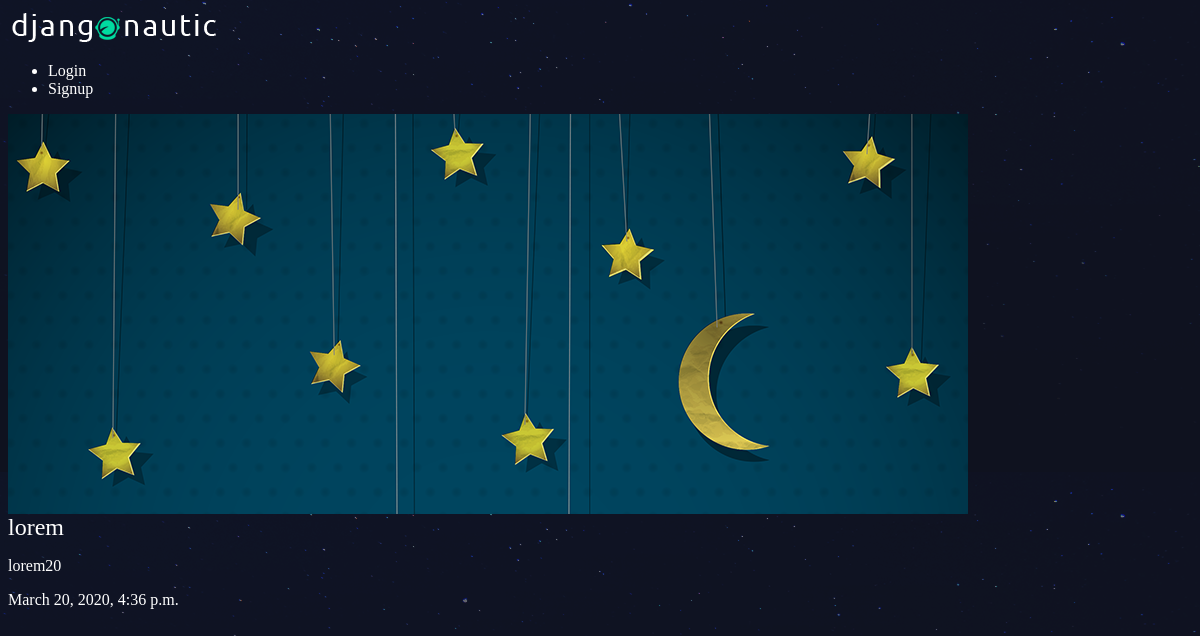
Page /articles/lorem-1/ on the committed database.
### articles/models.py (models this page shows, shortened)
class Article(models.Model):
    title = models.CharField(max_length=100)
    slug = models.SlugField()
    body = models.TextField()
    date = models.DateTimeField(auto_now=True)
    thumb = models.ImageField(default='default.png', blank=True)
    author = models.ForeignKey(User, on_delete=models.CASCADE, default=None)

### articles/views.py (the view)
# urls.py: url('^(?P<slug>[\w-]+)/$', views.article_detail, name="detail"),
def article_detail(request, slug):
    article = Article.objects.get(slug=slug)
    return render(request, 'articles/article_detail.html', {'article': article})

### articles/templates/articles/article_detail.html
{% extends 'base_layout.html'%}
{% block content%}
<div class="article_detail">
    <div class="article">
        <img src="{{ article.thumb.url }}">
        <h2> {{ article.title}}</h2>
        <p>{{article.body}}</p>
        <p>{{article.date}}</p>
    </div>
</div>
{% endblock %}

### assets/styles.css (style rules this page uses)
body { background-color: #0f121f; background-image: url(stars.png); background-repeat-y: no-repeat; color: #fff; }
body * { font-family: Ubuntu; }
h1, h2, h3, h4, h5 { font-weight: normal; margin: 0; }

### rows in the picture
Article: thumb (picture), title "lorem", body "lorem20", date "March 20, 2020, 4:36 p.m."
